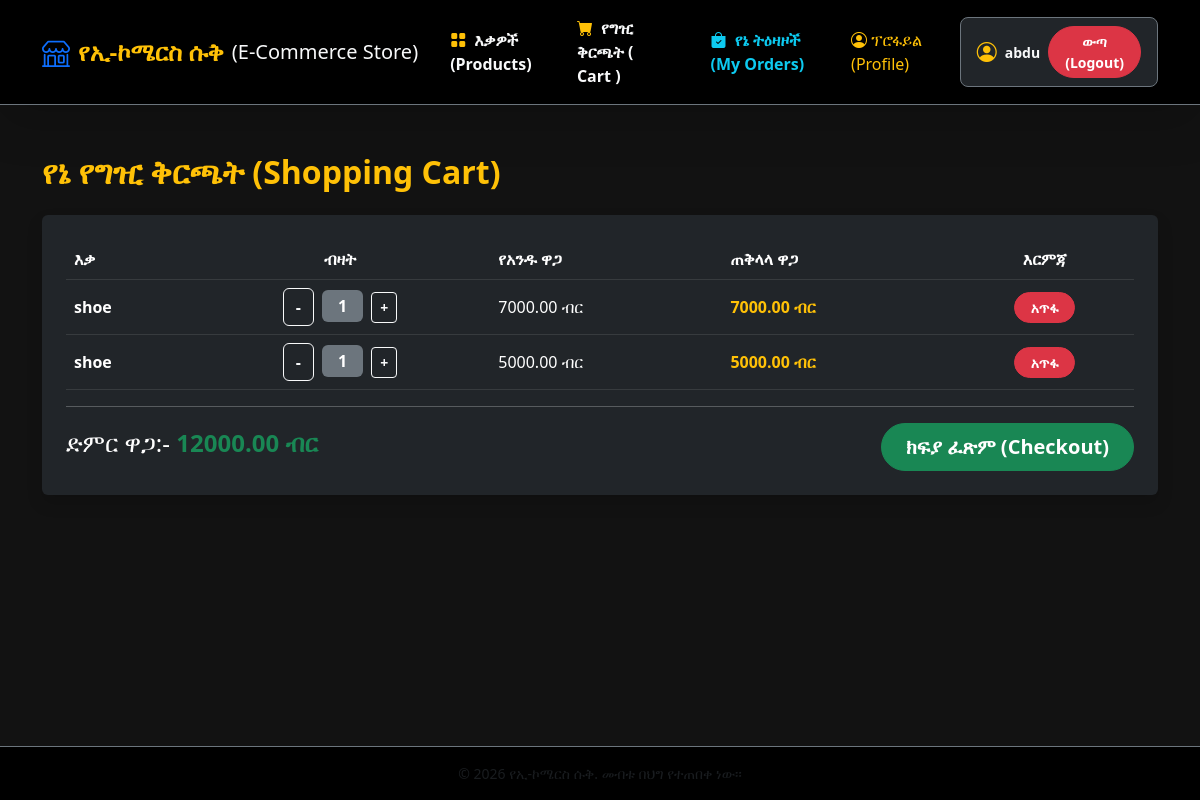
The app's page /cart/ (signed in) with its own data.
### store/models.py (models this page shows, shortened)
class CartItem(models.Model):
    cart = models.ForeignKey(Cart, related_name='items', on_delete=models.CASCADE)
    product = models.ForeignKey(Product, on_delete=models.CASCADE)
    quantity = models.PositiveIntegerField(default=1)
    def get_cost(self):
        return self.quantity * self.product.price

class Product(models.Model):
    category = models.ForeignKey(Category, on_delete=models.CASCADE, null=True ,blank=True)
    name = models.CharField(max_length=100)
    description = models.TextField()
    price = models.DecimalField(max_digits=10, decimal_places=2)
    stock = models.PositiveIntegerField()
    image = models.ImageField(upload_to='products/', null=True, blank=True)
    created_at = models.DateTimeField(auto_now_add=True)
    updated_at = models.DateTimeField(auto_now=True)

class Cart(models.Model):
    user = models.OneToOneField(User, on_delete=models.CASCADE)
    created_at = models.DateTimeField(auto_now_add=True)
    def get_total_price(self):
        return sum(item.get_cost() for item in self.items.all())

### store/views.py (the view)
# urls.py: path('cart/', views.cart_detail, name='cart_detail'),
@login_required
def cart_detail(request):
    cart, created = Cart.objects.get_or_create(user=request.user)
    return render(request, 'store/cart_detail.html', {'cart': cart})

### store/templates/store/cart_detail.html
{% extends 'store/base.html' %}
{% block content %}
<div class="container my-5">
    <h2 class="mb-4 text-warning fw-bold">የኔ የግዢ ቅርጫት (Shopping Cart)</h2>
    {% if cart.items.all %}
        <div class="table-rexponsive bg-dark p-4 rounded shadow">
            <table class="table table-dark table-hover align-middle">
                <thead>
                    <tr>
                        <th>እቃ</th>
                        <th class="text-center"> ብዛት </th>
                        <th>የአንዱ ዋጋ</th>
                        <th>ጠቅላላ ዋጋ</th>
                        <th class="text-center">እርምጃ</th>
                    </tr>
                </thead>
                <tbody>
                    {% for item in cart.items.all %}
                        <tr>
                            <td class="fw-bold">{{item.product.name}}</td>
                            <td class="text-center">
                                <a href="{% url 'decrease_cart_item' item.product.id %}" class="btn btn-outline-light me-1 fw-bold">-</a>
                                <span class="badge bg-secondary fs-6 px-3 py-2 "> {{ item.quantity}}</span>
                                <a href="{% url 'add_to_cart' item.product.id %}" class="btn btn-sm btn-outline-light  ms-1 fw-bold">+</a>
                            </td>
                            <td>{{item.product.price}} ብር </td>
                            <td class="text-warning fw-bold"> {{ item.get_cost}} ብር </td>
                            <td class="text-center">
                                <a href="{% url 'remove_cart_item' item.product.id %}" class="btn btn-danger btn-sm rounded-pill px-3 fw-bold">አጥፋ </a>
                            </td>
                        </tr>
                    {% endfor %}
                </tbody>
            </table>
            <hr class="text-light">
            <div class="d-flex justify-content-between align-items-center mt-3">
                <h4 class="text-white">ድምር ዋጋ:- <span class="text-success fw-bold "> {{cart.get_total_price}} ብር </span></h4>
                <a href="{% url 'checkout' %}" class="btn btn-success btn-lg rounded-pill px-4 fw-bold">ክፍያ ፈጽም (Checkout)</a>
            </div>
        </div>
    {% else %}
        <div class="alert alert-info text-center py-4">
            <h4> የግዢ ቅርጫትህ ባዶ ነው! </h4>
            <a href="{% url 'product_list' %}" class="btn btn-warning mt-3 rounded-pill fw-bold "> እቃዎችን መመልከት ጀምር </a>
        </div>
    {% endif %}
</div>
{% endblock content %}

### store/templates/store/base.html (shortened to what this page needs)
<!DOCTYPE html>
<html lang="am">
<head>
    <link rel="stylesheet" href="https://cdn.jsdelivr.net/npm/bootstrap@5.3.0/dist/css/bootstrap.min.css">
    <link rel="stylesheet" href="https://cdn.jsdelivr.net/npm/bootstrap-icons@1.11.0/font/bootstrap-icons.css">
</head>
<body>
    <nav class="navbar navbar-expand-lg navbar-dark bg-black sticky-top shadow-lg border-bottom border-secondary">
        <div class="container">
            <a class="navbar-brand fs-4 fw-bold text-warning d-flex align-items-center gap-2" href="{% url 'product_list' %}" >
                <i class="bi bi-shop fs-3 text-primary"></i>
               <span> የኢ-ኮሜርስ ሱቅ</span> <span class="fs-5 text-light fw-normal"> (E-Commerce Store) </span>
            </a>
            <div class="collapse navbar-collapse mt-3 mt-lg-0" id="mobileNav">
                <ul class="navbar-nav ms-auto align-items-lg-center gap-2 pb-3 pb-lg-0">
                    <li class="nav-item ">
                        <a class="nav-link text-light fs-6 rounded-3 px-3 py-2 fw-bold" href="{% url 'product_list' %}">
                        <i class="bi bi-grid-fill text-warning me-1"></i> እቃዎች (Products)</a>
                    </li>
                    <li class="nav-item">
                        <a class="nav-link text-light fs-6 rounded-3 px-3 py-2 fw-bold" href="{% url 'cart_detail' %}">
                            <i class="bi bi-cart-fill text-warning me-1"></i> የግዢ ቅርጫት  ( Cart )
                        </a>
                    </li>
                    {% if user.is_authenticated %}
                        <li class="nav-item">
                            <a class="nav-link text-info fw-bold fs-6 rounded-3 px-3 py-2" href="{% url 'my_orders' %}">
                                <i class="bi bi-bag-check-fill me-1"></i> የኔ ትዕዛዞች (My Orders)
                            </a>
                        </li>
                        <li class="nav-item">
                            <a href="{% url 'profile' %}" class="nav-link text-warning me-2">
                                <i class="bi bi-person-circle"></i>  ፕሮፋይል (Profile)
                            </a>
                        </li>
                        <li class="nav-item ms-lg-2">
                            <div class="d-flex align-items-center gap-2 bg-dark p-2 rounded-3 border border-secondary px-3 mt-2 mt-lg-0">
                                <i class="bi bi-person-circle text-warning fs-5"></i>
                                <span class="text-light fw-bold small"> {{ user.username }} </span>
                                <form method="POST" action="{% url 'logout' %}">
                                    <button type="submit" class="btn btn-danger btn-sm rounded-pill px-3 py-1 fw-bold fs-7">ውጣ (Logout)</button>
                                </form>
                            </div>
                        </li>
                    {% endif %}
                </ul>
            </div>
        </div>
    </nav>
    <main class="main-content">
        {% block content %}
        {% endblock content %}
    </main>
    <footer class="bg-black text-center text-light py-3 mt-5 border-top border-secondary">
        <div class="container">
            <p class="mb-0 small text-muted">&copy; 2026 የኢ-ኮሜርስ ሱቅ. መብቱ በህግ  የተጠበቀ ነው፡፡</p>
        </div>
    </footer>
</body>
</html>

### store/templates/store/base.html (style rules this page uses)
body { background-color: #121212; color: #e0e0e0; min-height: 100vh; display: flex; flex-direction: column; }
.main-content { flex: 1; }
.nav-link { transition: color 0.3s ease; }

### records on screen
CartItem: product.name "shoe", quantity "1", product.price "7000.00", get_cost "7000.00"
CartItem: product.name "shoe", quantity "1", product.price "5000.00", get_cost "5000.00"
Cart: get_total_price "12000.00"

### other values on screen
{{ user.username }} "abdu"
